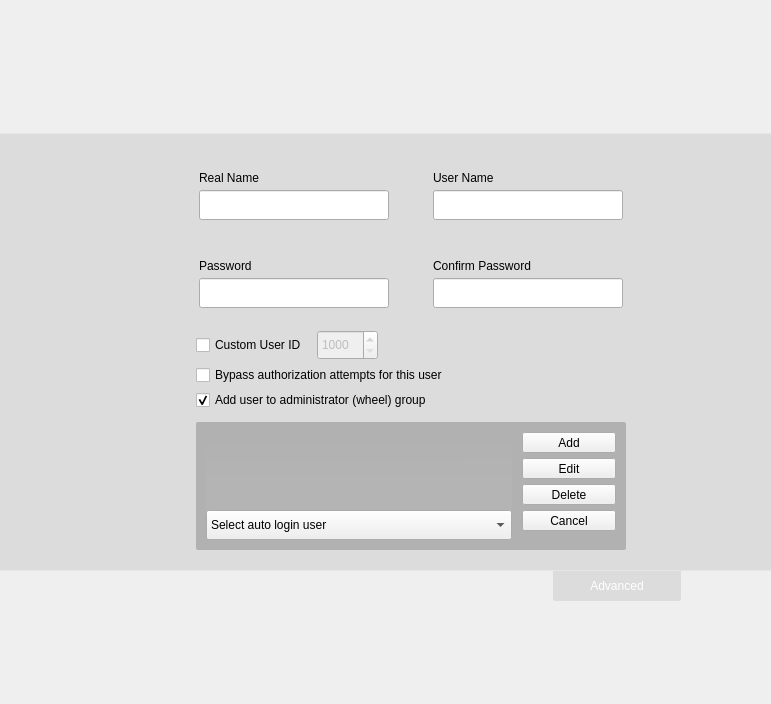
<?xml version="1.0" encoding="UTF-8"?>
<ui version="4.0">
 <class>SetupUsersWidget</class>
 <widget class="QWidget" name="SetupUsersWidget">
  <property name="geometry">
   <rect>
    <x>0</x>
    <y>0</y>
    <width>771</width>
    <height>704</height>
   </rect>
  </property>
  <property name="windowTitle">
   <string/>
  </property>
  <property name="styleSheet">
   <string notr="true">#groupBox { 
	border: 0px;
}

#groupBox_2 { 
	border-top: 0px solid rgba(255,255,255,30);
}

#groupBox_3 { 
	border-top: 0px solid rgba(255,255,255,30);
}

QListView {
       show-decoration-selected: 1; /* make the selection span the entire width of the view */
       color: #444444;
       background-color: qlineargradient(spread:pad, x1:0.5, y1:0, x2:0.516304, y2:0.653, stop:0 rgba(171, 171, 171, 10), stop:1 rgba(255, 255, 255, 10));
       border-radius: 2px;
	   font-weight: bold;
 }




</string>
  </property>
  <layout class="QVBoxLayout" name="verticalLayout_4">
   <property name="spacing">
    <number>0</number>
   </property>
   <property name="margin">
    <number>0</number>
   </property>
   <item>
    <spacer name="verticalSpacer_4">
     <property name="orientation">
      <enum>Qt::Vertical</enum>
     </property>
     <property name="sizeHint" stdset="0">
      <size>
       <width>20</width>
       <height>40</height>
      </size>
     </property>
    </spacer>
   </item>
   <item>
    <widget class="QFrame" name="frame_3">
     <property name="sizePolicy">
      <sizepolicy hsizetype="Expanding" vsizetype="Fixed">
       <horstretch>0</horstretch>
       <verstretch>0</verstretch>
      </sizepolicy>
     </property>
     <property name="minimumSize">
      <size>
       <width>0</width>
       <height>30</height>
      </size>
     </property>
     <property name="maximumSize">
      <size>
       <width>16777215</width>
       <height>30</height>
      </size>
     </property>
     <property name="styleSheet">
      <string notr="true">#frame_3{background-color: rgba(0,0,0,0)}</string>
     </property>
     <property name="frameShape">
      <enum>QFrame::NoFrame</enum>
     </property>
     <property name="frameShadow">
      <enum>QFrame::Raised</enum>
     </property>
     <layout class="QHBoxLayout" name="horizontalLayout_10">
      <property name="spacing">
       <number>30</number>
      </property>
      <item>
       <spacer name="horizontalSpacer_10">
        <property name="orientation">
         <enum>Qt::Horizontal</enum>
        </property>
        <property name="sizeHint" stdset="0">
         <size>
          <width>40</width>
          <height>20</height>
         </size>
        </property>
       </spacer>
      </item>
      <item>
       <spacer name="horizontalSpacer_13">
        <property name="orientation">
         <enum>Qt::Horizontal</enum>
        </property>
        <property name="sizeType">
         <enum>QSizePolicy::Fixed</enum>
        </property>
        <property name="sizeHint" stdset="0">
         <size>
          <width>110</width>
          <height>20</height>
         </size>
        </property>
       </spacer>
      </item>
      <item>
       <spacer name="horizontalSpacer_12">
        <property name="orientation">
         <enum>Qt::Horizontal</enum>
        </property>
        <property name="sizeHint" stdset="0">
         <size>
          <width>40</width>
          <height>20</height>
         </size>
        </property>
       </spacer>
      </item>
     </layout>
    </widget>
   </item>
   <item>
    <widget class="QFrame" name="frame">
     <property name="sizePolicy">
      <sizepolicy hsizetype="Expanding" vsizetype="Fixed">
       <horstretch>0</horstretch>
       <verstretch>0</verstretch>
      </sizepolicy>
     </property>
     <property name="minimumSize">
      <size>
       <width>600</width>
       <height>250</height>
      </size>
     </property>
     <property name="maximumSize">
      <size>
       <width>16777215</width>
       <height>16777215</height>
      </size>
     </property>
     <property name="styleSheet">
      <string notr="true">#frame{
background-color: rgba(0,0,0,20);
border-top: 1px solid rgba(255, 255, 255, 75);/*white*/
border-bottom: 1px solid rgba(255, 255, 255, 75);/*white*/
}
</string>
     </property>
     <property name="frameShape">
      <enum>QFrame::NoFrame</enum>
     </property>
     <property name="frameShadow">
      <enum>QFrame::Raised</enum>
     </property>
     <layout class="QGridLayout" name="gridLayout">
      <property name="topMargin">
       <number>20</number>
      </property>
      <property name="bottomMargin">
       <number>20</number>
      </property>
      <property name="horizontalSpacing">
       <number>30</number>
      </property>
      <property name="verticalSpacing">
       <number>0</number>
      </property>
      <item row="1" column="0">
       <spacer name="horizontalSpacer">
        <property name="orientation">
         <enum>Qt::Horizontal</enum>
        </property>
        <property name="sizeHint" stdset="0">
         <size>
          <width>40</width>
          <height>20</height>
         </size>
        </property>
       </spacer>
      </item>
      <item row="1" column="3">
       <spacer name="horizontalSpacer_2">
        <property name="orientation">
         <enum>Qt::Horizontal</enum>
        </property>
        <property name="sizeHint" stdset="0">
         <size>
          <width>40</width>
          <height>20</height>
         </size>
        </property>
       </spacer>
      </item>
      <item row="1" column="1">
       <layout class="QVBoxLayout" name="verticalLayout">
        <property name="spacing">
         <number>0</number>
        </property>
        <property name="rightMargin">
         <number>0</number>
        </property>
        <item>
         <widget class="QLabel" name="label">
          <property name="sizePolicy">
           <sizepolicy hsizetype="Preferred" vsizetype="Fixed">
            <horstretch>0</horstretch>
            <verstretch>0</verstretch>
           </sizepolicy>
          </property>
          <property name="text">
           <string/>
          </property>
          <property name="pixmap">
           <pixmap resource="../../data.qrc">:/gui/pics/system-users.png</pixmap>
          </property>
         </widget>
        </item>
        <item>
         <spacer name="verticalSpacer_6">
          <property name="orientation">
           <enum>Qt::Vertical</enum>
          </property>
          <property name="sizeHint" stdset="0">
           <size>
            <width>20</width>
            <height>40</height>
           </size>
          </property>
         </spacer>
        </item>
       </layout>
      </item>
      <item row="0" column="2">
       <spacer name="verticalSpacer">
        <property name="orientation">
         <enum>Qt::Vertical</enum>
        </property>
        <property name="sizeHint" stdset="0">
         <size>
          <width>20</width>
          <height>0</height>
         </size>
        </property>
       </spacer>
      </item>
      <item row="2" column="2">
       <spacer name="verticalSpacer_5">
        <property name="orientation">
         <enum>Qt::Vertical</enum>
        </property>
        <property name="sizeHint" stdset="0">
         <size>
          <width>20</width>
          <height>0</height>
         </size>
        </property>
       </spacer>
      </item>
      <item row="1" column="2">
       <widget class="QFrame" name="formFrame">
        <property name="minimumSize">
         <size>
          <width>430</width>
          <height>0</height>
         </size>
        </property>
        <property name="maximumSize">
         <size>
          <width>430</width>
          <height>16777215</height>
         </size>
        </property>
        <property name="frameShape">
         <enum>QFrame::NoFrame</enum>
        </property>
        <property name="frameShadow">
         <enum>QFrame::Raised</enum>
        </property>
        <property name="lineWidth">
         <number>0</number>
        </property>
        <layout class="QVBoxLayout" name="verticalLayout_2">
         <property name="spacing">
          <number>8</number>
         </property>
         <property name="margin">
          <number>0</number>
         </property>
         <item>
          <widget class="QGroupBox" name="groupBox">
           <property name="minimumSize">
            <size>
             <width>330</width>
             <height>0</height>
            </size>
           </property>
           <property name="maximumSize">
            <size>
             <width>16777215</width>
             <height>16777215</height>
            </size>
           </property>
           <property name="styleSheet">
            <string notr="true"/>
           </property>
           <property name="title">
            <string/>
           </property>
           <property name="flat">
            <bool>true</bool>
           </property>
           <layout class="QGridLayout" name="gridLayout_4">
            <property name="leftMargin">
             <number>0</number>
            </property>
            <property name="rightMargin">
             <number>0</number>
            </property>
            <property name="horizontalSpacing">
             <number>15</number>
            </property>
            <property name="verticalSpacing">
             <number>5</number>
            </property>
            <item row="0" column="2">
             <widget class="QLabel" name="textLabel1_3">
              <property name="text">
               <string>User Name</string>
              </property>
              <property name="wordWrap">
               <bool>false</bool>
              </property>
             </widget>
            </item>
            <item row="0" column="0">
             <widget class="QLabel" name="textLabel1_4">
              <property name="text">
               <string>Real Name</string>
              </property>
              <property name="wordWrap">
               <bool>false</bool>
              </property>
             </widget>
            </item>
            <item row="1" column="0">
             <widget class="QLineEdit" name="realname">
              <property name="sizePolicy">
               <sizepolicy hsizetype="Fixed" vsizetype="Fixed">
                <horstretch>0</horstretch>
                <verstretch>0</verstretch>
               </sizepolicy>
              </property>
              <property name="minimumSize">
               <size>
                <width>190</width>
                <height>30</height>
               </size>
              </property>
              <property name="maximumSize">
               <size>
                <width>190</width>
                <height>30</height>
               </size>
              </property>
              <property name="styleSheet">
               <string notr="true"/>
              </property>
              <property name="frame">
               <bool>true</bool>
              </property>
              <property name="placeholderText">
               <string/>
              </property>
             </widget>
            </item>
            <item row="1" column="2">
             <widget class="QLineEdit" name="username">
              <property name="minimumSize">
               <size>
                <width>190</width>
                <height>30</height>
               </size>
              </property>
              <property name="maximumSize">
               <size>
                <width>190</width>
                <height>30</height>
               </size>
              </property>
              <property name="placeholderText">
               <string/>
              </property>
             </widget>
            </item>
            <item row="1" column="1">
             <widget class="QLabel" name="label_2">
              <property name="text">
               <string/>
              </property>
              <property name="pixmap">
               <pixmap resource="../../data.qrc">:/gui/pics/arrow-right.png</pixmap>
              </property>
             </widget>
            </item>
           </layout>
          </widget>
         </item>
         <item>
          <widget class="QGroupBox" name="groupBox_2">
           <property name="minimumSize">
            <size>
             <width>330</width>
             <height>0</height>
            </size>
           </property>
           <property name="maximumSize">
            <size>
             <width>16777215</width>
             <height>16777215</height>
            </size>
           </property>
           <property name="title">
            <string/>
           </property>
           <property name="flat">
            <bool>true</bool>
           </property>
           <layout class="QGridLayout" name="gridLayout_5">
            <property name="leftMargin">
             <number>0</number>
            </property>
            <property name="rightMargin">
             <number>0</number>
            </property>
            <property name="horizontalSpacing">
             <number>15</number>
            </property>
            <property name="verticalSpacing">
             <number>5</number>
            </property>
            <item row="0" column="0">
             <widget class="QLabel" name="textLabel1_2">
              <property name="text">
               <string>Password</string>
              </property>
              <property name="wordWrap">
               <bool>false</bool>
              </property>
             </widget>
            </item>
            <item row="0" column="2">
             <widget class="QLabel" name="textLabel1">
              <property name="text">
               <string>Confirm Password</string>
              </property>
              <property name="wordWrap">
               <bool>false</bool>
              </property>
             </widget>
            </item>
            <item row="1" column="0">
             <widget class="QLineEdit" name="pass1">
              <property name="minimumSize">
               <size>
                <width>190</width>
                <height>30</height>
               </size>
              </property>
              <property name="maximumSize">
               <size>
                <width>190</width>
                <height>30</height>
               </size>
              </property>
              <property name="styleSheet">
               <string notr="true"/>
              </property>
              <property name="echoMode">
               <enum>QLineEdit::Password</enum>
              </property>
              <property name="placeholderText">
               <string/>
              </property>
             </widget>
            </item>
            <item row="1" column="2">
             <widget class="QLineEdit" name="pass2">
              <property name="minimumSize">
               <size>
                <width>190</width>
                <height>30</height>
               </size>
              </property>
              <property name="maximumSize">
               <size>
                <width>190</width>
                <height>30</height>
               </size>
              </property>
              <property name="echoMode">
               <enum>QLineEdit::Password</enum>
              </property>
              <property name="placeholderText">
               <string/>
              </property>
             </widget>
            </item>
            <item row="1" column="1">
             <widget class="QLabel" name="label_3">
              <property name="text">
               <string/>
              </property>
              <property name="pixmap">
               <pixmap resource="../../data.qrc">:/gui/pics/arrow-right.png</pixmap>
              </property>
             </widget>
            </item>
           </layout>
          </widget>
         </item>
         <item>
          <widget class="QScrollArea" name="scrollArea">
           <property name="sizePolicy">
            <sizepolicy hsizetype="Expanding" vsizetype="Fixed">
             <horstretch>0</horstretch>
             <verstretch>0</verstretch>
            </sizepolicy>
           </property>
           <property name="styleSheet">
            <string notr="true">#scrollArea {background-color: rgba(0,0,0,0)}
#scrollAreaWidgetContents {background-color: rgba(0,0,0,0)}</string>
           </property>
           <property name="frameShape">
            <enum>QFrame::NoFrame</enum>
           </property>
           <property name="verticalScrollBarPolicy">
            <enum>Qt::ScrollBarAlwaysOff</enum>
           </property>
           <property name="horizontalScrollBarPolicy">
            <enum>Qt::ScrollBarAlwaysOff</enum>
           </property>
           <property name="widgetResizable">
            <bool>true</bool>
           </property>
           <widget class="QWidget" name="scrollAreaWidgetContents">
            <property name="geometry">
             <rect>
              <x>0</x>
              <y>0</y>
              <width>430</width>
              <height>220</height>
             </rect>
            </property>
            <layout class="QVBoxLayout" name="verticalLayout_9">
             <property name="spacing">
              <number>0</number>
             </property>
             <property name="margin">
              <number>0</number>
             </property>
             <item>
              <widget class="QFrame" name="frame_4">
               <property name="minimumSize">
                <size>
                 <width>0</width>
                 <height>220</height>
                </size>
               </property>
               <property name="maximumSize">
                <size>
                 <width>16777215</width>
                 <height>220</height>
                </size>
               </property>
               <property name="frameShape">
                <enum>QFrame::NoFrame</enum>
               </property>
               <property name="frameShadow">
                <enum>QFrame::Raised</enum>
               </property>
               <layout class="QVBoxLayout" name="verticalLayout_3">
                <property name="spacing">
                 <number>5</number>
                </property>
                <property name="margin">
                 <number>0</number>
                </property>
                <item>
                 <layout class="QHBoxLayout" name="horizontalLayout_2">
                  <property name="spacing">
                   <number>10</number>
                  </property>
                  <property name="topMargin">
                   <number>0</number>
                  </property>
                  <item>
                   <widget class="QCheckBox" name="userIDCheck">
                    <property name="sizePolicy">
                     <sizepolicy hsizetype="Fixed" vsizetype="Fixed">
                      <horstretch>0</horstretch>
                      <verstretch>0</verstretch>
                     </sizepolicy>
                    </property>
                    <property name="text">
                     <string>Custom User ID</string>
                    </property>
                   </widget>
                  </item>
                  <item>
                   <widget class="QSpinBox" name="userID">
                    <property name="enabled">
                     <bool>false</bool>
                    </property>
                    <property name="sizePolicy">
                     <sizepolicy hsizetype="Fixed" vsizetype="Fixed">
                      <horstretch>0</horstretch>
                      <verstretch>0</verstretch>
                     </sizepolicy>
                    </property>
                    <property name="minimumSize">
                     <size>
                      <width>0</width>
                      <height>30</height>
                     </size>
                    </property>
                    <property name="minimum">
                     <number>1000</number>
                    </property>
                    <property name="maximum">
                     <number>65000</number>
                    </property>
                   </widget>
                  </item>
                  <item>
                   <spacer name="horizontalSpacer_11">
                    <property name="orientation">
                     <enum>Qt::Horizontal</enum>
                    </property>
                    <property name="sizeHint" stdset="0">
                     <size>
                      <width>40</width>
                      <height>20</height>
                     </size>
                    </property>
                   </spacer>
                  </item>
                 </layout>
                </item>
                <item>
                 <widget class="QCheckBox" name="noPass">
                  <property name="sizePolicy">
                   <sizepolicy hsizetype="Fixed" vsizetype="Fixed">
                    <horstretch>0</horstretch>
                    <verstretch>0</verstretch>
                   </sizepolicy>
                  </property>
                  <property name="statusTip">
                   <string>Not recommended</string>
                  </property>
                  <property name="text">
                   <string>Bypass authorization attempts for this user</string>
                  </property>
                 </widget>
                </item>
                <item>
                 <widget class="QCheckBox" name="admin">
                  <property name="sizePolicy">
                   <sizepolicy hsizetype="Fixed" vsizetype="Fixed">
                    <horstretch>0</horstretch>
                    <verstretch>0</verstretch>
                   </sizepolicy>
                  </property>
                  <property name="text">
                   <string>Add user to administrator (wheel) group</string>
                  </property>
                  <property name="checked">
                   <bool>true</bool>
                  </property>
                 </widget>
                </item>
                <item>
                 <spacer name="verticalSpacer_7">
                  <property name="orientation">
                   <enum>Qt::Vertical</enum>
                  </property>
                  <property name="sizeType">
                   <enum>QSizePolicy::Fixed</enum>
                  </property>
                  <property name="sizeHint" stdset="0">
                   <size>
                    <width>20</width>
                    <height>7</height>
                   </size>
                  </property>
                 </spacer>
                </item>
                <item>
                 <widget class="QFrame" name="frame_5">
                  <property name="styleSheet">
                   <string notr="true">#frame_5{ 
	border:0px;
	background-color: rgba(0, 0, 0, 50);
	border-radius: 2px;
}</string>
                  </property>
                  <property name="frameShape">
                   <enum>QFrame::StyledPanel</enum>
                  </property>
                  <property name="frameShadow">
                   <enum>QFrame::Raised</enum>
                  </property>
                  <layout class="QVBoxLayout" name="verticalLayout_5">
                   <property name="spacing">
                    <number>0</number>
                   </property>
                   <property name="margin">
                    <number>10</number>
                   </property>
                   <item>
                    <layout class="QHBoxLayout" name="horizontalLayout_4">
                     <property name="spacing">
                      <number>10</number>
                     </property>
                     <property name="leftMargin">
                      <number>0</number>
                     </property>
                     <property name="topMargin">
                      <number>0</number>
                     </property>
                     <item>
                      <layout class="QVBoxLayout" name="verticalLayout_6">
                       <property name="spacing">
                        <number>0</number>
                       </property>
                       <property name="rightMargin">
                        <number>0</number>
                       </property>
                       <item>
                        <widget class="QListWidget" name="userList">
                         <property name="sizePolicy">
                          <sizepolicy hsizetype="Expanding" vsizetype="Fixed">
                           <horstretch>0</horstretch>
                           <verstretch>0</verstretch>
                          </sizepolicy>
                         </property>
                         <property name="minimumSize">
                          <size>
                           <width>300</width>
                           <height>79</height>
                          </size>
                         </property>
                         <property name="maximumSize">
                          <size>
                           <width>16777215</width>
                           <height>79</height>
                          </size>
                         </property>
                         <property name="frameShape">
                          <enum>QFrame::StyledPanel</enum>
                         </property>
                         <property name="frameShadow">
                          <enum>QFrame::Plain</enum>
                         </property>
                         <property name="alternatingRowColors">
                          <bool>false</bool>
                         </property>
                         <property name="iconSize">
                          <size>
                           <width>32</width>
                           <height>32</height>
                          </size>
                         </property>
                         <property name="currentRow">
                          <number>-1</number>
                         </property>
                        </widget>
                       </item>
                       <item>
                        <spacer name="verticalSpacer_20">
                         <property name="orientation">
                          <enum>Qt::Vertical</enum>
                         </property>
                         <property name="sizeHint" stdset="0">
                          <size>
                           <width>20</width>
                           <height>10</height>
                          </size>
                         </property>
                        </spacer>
                       </item>
                       <item>
                        <widget class="QComboBox" name="autoLogin">
                         <property name="sizePolicy">
                          <sizepolicy hsizetype="Expanding" vsizetype="Fixed">
                           <horstretch>0</horstretch>
                           <verstretch>0</verstretch>
                          </sizepolicy>
                         </property>
                         <property name="minimumSize">
                          <size>
                           <width>0</width>
                           <height>30</height>
                          </size>
                         </property>
                         <property name="maximumSize">
                          <size>
                           <width>16777215</width>
                           <height>16777215</height>
                          </size>
                         </property>
                         <property name="minimumContentsLength">
                          <number>22</number>
                         </property>
                         <item>
                          <property name="text">
                           <string>Select auto login user</string>
                          </property>
                         </item>
                        </widget>
                       </item>
                       <item>
                        <spacer name="verticalSpacer_17">
                         <property name="orientation">
                          <enum>Qt::Vertical</enum>
                         </property>
                         <property name="sizeHint" stdset="0">
                          <size>
                           <width>20</width>
                           <height>0</height>
                          </size>
                         </property>
                        </spacer>
                       </item>
                      </layout>
                     </item>
                     <item>
                      <widget class="QFrame" name="userOperationsLayout">
                       <property name="sizePolicy">
                        <sizepolicy hsizetype="Preferred" vsizetype="Expanding">
                         <horstretch>0</horstretch>
                         <verstretch>0</verstretch>
                        </sizepolicy>
                       </property>
                       <property name="minimumSize">
                        <size>
                         <width>0</width>
                         <height>0</height>
                        </size>
                       </property>
                       <property name="maximumSize">
                        <size>
                         <width>94</width>
                         <height>16777215</height>
                        </size>
                       </property>
                       <property name="frameShape">
                        <enum>QFrame::NoFrame</enum>
                       </property>
                       <property name="frameShadow">
                        <enum>QFrame::Raised</enum>
                       </property>
                       <layout class="QHBoxLayout" name="horizontalLayout">
                        <property name="spacing">
                         <number>0</number>
                        </property>
                        <property name="margin">
                         <number>0</number>
                        </property>
                        <item>
                         <layout class="QVBoxLayout" name="verticalLayout_10">
                          <property name="spacing">
                           <number>5</number>
                          </property>
                          <property name="leftMargin">
                           <number>0</number>
                          </property>
                          <item>
                           <widget class="QToolButton" name="createButton">
                            <property name="sizePolicy">
                             <sizepolicy hsizetype="Expanding" vsizetype="Fixed">
                              <horstretch>0</horstretch>
                              <verstretch>0</verstretch>
                             </sizepolicy>
                            </property>
                            <property name="maximumSize">
                             <size>
                              <width>16777215</width>
                              <height>16777215</height>
                             </size>
                            </property>
                            <property name="text">
                             <string>Add</string>
                            </property>
                            <property name="icon">
                             <iconset resource="../../data.qrc">
                              <normaloff>:/gui/pics/user-group-new.png</normaloff>:/gui/pics/user-group-new.png</iconset>
                            </property>
                            <property name="popupMode">
                             <enum>QToolButton::DelayedPopup</enum>
                            </property>
                            <property name="toolButtonStyle">
                             <enum>Qt::ToolButtonTextBesideIcon</enum>
                            </property>
                            <property name="autoRaise">
                             <bool>false</bool>
                            </property>
                           </widget>
                          </item>
                          <item>
                           <widget class="QToolButton" name="editButton">
                            <property name="sizePolicy">
                             <sizepolicy hsizetype="Expanding" vsizetype="Fixed">
                              <horstretch>0</horstretch>
                              <verstretch>0</verstretch>
                             </sizepolicy>
                            </property>
                            <property name="maximumSize">
                             <size>
                              <width>16777215</width>
                              <height>16777215</height>
                             </size>
                            </property>
                            <property name="text">
                             <string>Edit</string>
                            </property>
                            <property name="icon">
                             <iconset resource="../../data.qrc">
                              <normaloff>:/gui/pics/user-group-properties.png</normaloff>:/gui/pics/user-group-properties.png</iconset>
                            </property>
                            <property name="toolButtonStyle">
                             <enum>Qt::ToolButtonTextBesideIcon</enum>
                            </property>
                           </widget>
                          </item>
                          <item>
                           <widget class="QToolButton" name="deleteButton">
                            <property name="sizePolicy">
                             <sizepolicy hsizetype="Expanding" vsizetype="Fixed">
                              <horstretch>0</horstretch>
                              <verstretch>0</verstretch>
                             </sizepolicy>
                            </property>
                            <property name="maximumSize">
                             <size>
                              <width>16777215</width>
                              <height>16777215</height>
                             </size>
                            </property>
                            <property name="text">
                             <string>Delete</string>
                            </property>
                            <property name="icon">
                             <iconset resource="../../data.qrc">
                              <normaloff>:/gui/pics/user-group-delete.png</normaloff>:/gui/pics/user-group-delete.png</iconset>
                            </property>
                            <property name="popupMode">
                             <enum>QToolButton::DelayedPopup</enum>
                            </property>
                            <property name="toolButtonStyle">
                             <enum>Qt::ToolButtonTextBesideIcon</enum>
                            </property>
                            <property name="autoRaise">
                             <bool>false</bool>
                            </property>
                           </widget>
                          </item>
                          <item>
                           <widget class="QToolButton" name="cancelButton">
                            <property name="sizePolicy">
                             <sizepolicy hsizetype="Expanding" vsizetype="Fixed">
                              <horstretch>0</horstretch>
                              <verstretch>0</verstretch>
                             </sizepolicy>
                            </property>
                            <property name="maximumSize">
                             <size>
                              <width>16777215</width>
                              <height>16777215</height>
                             </size>
                            </property>
                            <property name="text">
                             <string>Cancel</string>
                            </property>
                            <property name="icon">
                             <iconset resource="../../data.qrc">
                              <normaloff>:/gui/pics/dialog-cancel.png</normaloff>:/gui/pics/dialog-cancel.png</iconset>
                            </property>
                            <property name="toolButtonStyle">
                             <enum>Qt::ToolButtonTextBesideIcon</enum>
                            </property>
                           </widget>
                          </item>
                          <item>
                           <spacer name="verticalSpacer_19">
                            <property name="orientation">
                             <enum>Qt::Vertical</enum>
                            </property>
                            <property name="sizeHint" stdset="0">
                             <size>
                              <width>20</width>
                              <height>0</height>
                             </size>
                            </property>
                           </spacer>
                          </item>
                         </layout>
                        </item>
                       </layout>
                      </widget>
                     </item>
                    </layout>
                   </item>
                  </layout>
                 </widget>
                </item>
               </layout>
              </widget>
             </item>
            </layout>
           </widget>
          </widget>
         </item>
         <item>
          <spacer name="verticalSpacer_2">
           <property name="orientation">
            <enum>Qt::Vertical</enum>
           </property>
           <property name="sizeHint" stdset="0">
            <size>
             <width>20</width>
             <height>0</height>
            </size>
           </property>
          </spacer>
         </item>
        </layout>
       </widget>
      </item>
     </layout>
    </widget>
   </item>
   <item>
    <widget class="QFrame" name="frame_2">
     <property name="sizePolicy">
      <sizepolicy hsizetype="Expanding" vsizetype="Fixed">
       <horstretch>0</horstretch>
       <verstretch>0</verstretch>
      </sizepolicy>
     </property>
     <property name="minimumSize">
      <size>
       <width>0</width>
       <height>30</height>
      </size>
     </property>
     <property name="maximumSize">
      <size>
       <width>16777215</width>
       <height>30</height>
      </size>
     </property>
     <property name="styleSheet">
      <string notr="true">#frame_2{background-color: rgba(0,0,0,0)}</string>
     </property>
     <property name="frameShape">
      <enum>QFrame::NoFrame</enum>
     </property>
     <property name="frameShadow">
      <enum>QFrame::Raised</enum>
     </property>
     <layout class="QHBoxLayout" name="horizontalLayout_9">
      <property name="spacing">
       <number>0</number>
      </property>
      <property name="margin">
       <number>0</number>
      </property>
      <item>
       <spacer name="horizontalSpacer_8">
        <property name="orientation">
         <enum>Qt::Horizontal</enum>
        </property>
        <property name="sizeHint" stdset="0">
         <size>
          <width>40</width>
          <height>20</height>
         </size>
        </property>
       </spacer>
      </item>
      <item>
       <spacer name="horizontalSpacer_9">
        <property name="orientation">
         <enum>Qt::Horizontal</enum>
        </property>
        <property name="sizeType">
         <enum>QSizePolicy::Fixed</enum>
        </property>
        <property name="sizeHint" stdset="0">
         <size>
          <width>462</width>
          <height>20</height>
         </size>
        </property>
       </spacer>
      </item>
      <item>
       <widget class="QPushButton" name="addMoreUsers">
        <property name="sizePolicy">
         <sizepolicy hsizetype="Fixed" vsizetype="Fixed">
          <horstretch>0</horstretch>
          <verstretch>0</verstretch>
         </sizepolicy>
        </property>
        <property name="minimumSize">
         <size>
          <width>128</width>
          <height>30</height>
         </size>
        </property>
        <property name="maximumSize">
         <size>
          <width>128</width>
          <height>30</height>
         </size>
        </property>
        <property name="cursor">
         <cursorShape>PointingHandCursor</cursorShape>
        </property>
        <property name="styleSheet">
         <string notr="true">QPushButton{
	padding: 3px 10px 3px 10px;
	color: white;
	border:0px;
	background-color: rgba(0, 0, 0, 20);
	border-radius: 0px;
	border-bottom-left-radius: 2px;
	border-bottom-right-radius: 2px;
}</string>
        </property>
        <property name="text">
         <string>Advanced</string>
        </property>
        <property name="icon">
         <iconset resource="../../data.qrc">
          <normaloff>:/gui/pics/expand.png</normaloff>:/gui/pics/expand.png</iconset>
        </property>
        <property name="checkable">
         <bool>true</bool>
        </property>
        <property name="flat">
         <bool>true</bool>
        </property>
       </widget>
      </item>
      <item>
       <spacer name="horizontalSpacer_7">
        <property name="orientation">
         <enum>Qt::Horizontal</enum>
        </property>
        <property name="sizeHint" stdset="0">
         <size>
          <width>40</width>
          <height>20</height>
         </size>
        </property>
       </spacer>
      </item>
     </layout>
    </widget>
   </item>
   <item>
    <spacer name="verticalSpacer_3">
     <property name="orientation">
      <enum>Qt::Vertical</enum>
     </property>
     <property name="sizeHint" stdset="0">
      <size>
       <width>20</width>
       <height>40</height>
      </size>
     </property>
    </spacer>
   </item>
  </layout>
 </widget>
 <layoutdefault spacing="6" margin="11"/>
 <pixmapfunction>qPixmapFromMimeSource</pixmapfunction>
 <resources>
  <include location="../../data.qrc"/>
 </resources>
 <connections/>
</ui>
